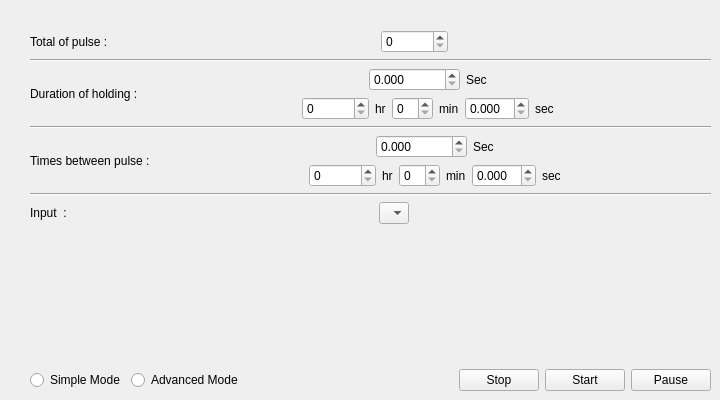
          <widget class="QWidget" name="tab_2">
           <attribute name="title">
            <string>Automatic Pulse Simulation Menu</string>
           </attribute>
           <widget class="QWidget" name="layoutWidget_2">
            <property name="geometry">
             <rect>
              <x>30</x>
              <y>30</y>
              <width>681</width>
              <height>361</height>
             </rect>
            </property>
            <layout class="QVBoxLayout" name="automatic_pulse_layout">
             <item>
              <layout class="QHBoxLayout" name="horizontalLayout_17">
               <item>
                <widget class="QLabel" name="label_12">
                 <property name="text">
                  <string>Total of pulse : </string>
                 </property>
                </widget>
               </item>
               <item>
                <spacer name="horizontalSpacer_18">
                 <property name="orientation">
                  <enum>Qt::Horizontal</enum>
                 </property>
                 <property name="sizeHint" stdset="0">
                  <size>
                   <width>40</width>
                   <height>20</height>
                  </size>
                 </property>
                </spacer>
               </item>
               <item>
                <widget class="QSpinBox" name="total_pulse">
                 <property name="maximum">
                  <number>20000000</number>
                 </property>
                 <property name="value">
                  <number>0</number>
                 </property>
                </widget>
               </item>
               <item>
                <spacer name="horizontalSpacer_26">
                 <property name="orientation">
                  <enum>Qt::Horizontal</enum>
                 </property>
                 <property name="sizeHint" stdset="0">
                  <size>
                   <width>40</width>
                   <height>20</height>
                  </size>
                 </property>
                </spacer>
               </item>
              </layout>
             </item>
             <item>
              <widget class="Line" name="line_27">
               <property name="orientation">
                <enum>Qt::Horizontal</enum>
               </property>
              </widget>
             </item>
             <item>
              <layout class="QHBoxLayout" name="horizontalLayout_16">
               <item>
                <widget class="QLabel" name="label_11">
                 <property name="text">
                  <string>Duration of holding :</string>
                 </property>
                </widget>
               </item>
               <item>
                <layout class="QVBoxLayout" name="verticalLayout_7">
                 <item>
                  <layout class="QHBoxLayout" name="horizontalLayout_19">
                   <item>
                    <spacer name="horizontalSpacer_19">
                     <property name="orientation">
                      <enum>Qt::Horizontal</enum>
                     </property>
                     <property name="sizeHint" stdset="0">
                      <size>
                       <width>40</width>
                       <height>20</height>
                      </size>
                     </property>
                    </spacer>
                   </item>
                   <item>
                    <widget class="QDoubleSpinBox" name="holding_duration_total_sec">
                     <property name="decimals">
                      <number>3</number>
                     </property>
                     <property name="maximum">
                      <double>999999999999.989990234375000</double>
                     </property>
                    </widget>
                   </item>
                   <item>
                    <widget class="QLabel" name="label_13">
                     <property name="text">
                      <string>Sec</string>
                     </property>
                    </widget>
                   </item>
                   <item>
                    <spacer name="horizontalSpacer_20">
                     <property name="orientation">
                      <enum>Qt::Horizontal</enum>
                     </property>
                     <property name="sizeHint" stdset="0">
                      <size>
                       <width>40</width>
                       <height>20</height>
                      </size>
                     </property>
                    </spacer>
                   </item>
                  </layout>
                 </item>
                 <item>
                  <layout class="QHBoxLayout" name="horizontalLayout_21">
                   <item>
                    <spacer name="horizontalSpacer_16">
                     <property name="orientation">
                      <enum>Qt::Horizontal</enum>
                     </property>
                     <property name="sizeHint" stdset="0">
                      <size>
                       <width>40</width>
                       <height>20</height>
                      </size>
                     </property>
                    </spacer>
                   </item>
                   <item>
                    <widget class="QSpinBox" name="holding_duration_hr">
                     <property name="maximum">
                      <number>1000000000</number>
                     </property>
                    </widget>
                   </item>
                   <item>
                    <widget class="QLabel" name="label_15">
                     <property name="text">
                      <string>hr</string>
                     </property>
                    </widget>
                   </item>
                   <item>
                    <widget class="QSpinBox" name="holding_duration_min">
                     <property name="maximum">
                      <number>59</number>
                     </property>
                    </widget>
                   </item>
                   <item>
                    <widget class="QLabel" name="label_16">
                     <property name="text">
                      <string>min</string>
                     </property>
                    </widget>
                   </item>
                   <item>
                    <widget class="QDoubleSpinBox" name="holding_duration_sec">
                     <property name="decimals">
                      <number>3</number>
                     </property>
                     <property name="maximum">
                      <double>59.999000000000002</double>
                     </property>
                     <property name="singleStep">
                      <double>1.000000000000000</double>
                     </property>
                    </widget>
                   </item>
                   <item>
                    <widget class="QLabel" name="label_14">
                     <property name="text">
                      <string>sec</string>
                     </property>
                    </widget>
                   </item>
                   <item>
                    <spacer name="horizontalSpacer_13">
                     <property name="orientation">
                      <enum>Qt::Horizontal</enum>
                     </property>
                     <property name="sizeHint" stdset="0">
                      <size>
                       <width>40</width>
                       <height>20</height>
                      </size>
                     </property>
                    </spacer>
                   </item>
                  </layout>
                 </item>
                </layout>
               </item>
              </layout>
             </item>
             <item>
              <widget class="Line" name="line_33">
               <property name="orientation">
                <enum>Qt::Horizontal</enum>
               </property>
              </widget>
             </item>
             <item>
              <layout class="QHBoxLayout" name="horizontalLayout_22">
               <item>
                <widget class="QLabel" name="label_17">
                 <property name="text">
                  <string>Times between pulse : </string>
                 </property>
                </widget>
               </item>
               <item>
                <layout class="QVBoxLayout" name="verticalLayout_8">
                 <item>
                  <layout class="QHBoxLayout" name="horizontalLayout_23">
                   <item>
                    <spacer name="horizontalSpacer_21">
                     <property name="orientation">
                      <enum>Qt::Horizontal</enum>
                     </property>
                     <property name="sizeHint" stdset="0">
                      <size>
                       <width>40</width>
                       <height>20</height>
                      </size>
                     </property>
                    </spacer>
                   </item>
                   <item>
                    <widget class="QDoubleSpinBox" name="time_between_total_sec">
                     <property name="decimals">
                      <number>3</number>
                     </property>
                     <property name="maximum">
                      <double>999999999999.989990234375000</double>
                     </property>
                    </widget>
                   </item>
                   <item>
                    <widget class="QLabel" name="label_18">
                     <property name="text">
                      <string>Sec</string>
                     </property>
                    </widget>
                   </item>
                   <item>
                    <spacer name="horizontalSpacer_22">
                     <property name="orientation">
                      <enum>Qt::Horizontal</enum>
                     </property>
                     <property name="sizeHint" stdset="0">
                      <size>
                       <width>40</width>
                       <height>20</height>
                      </size>
                     </property>
                    </spacer>
                   </item>
                  </layout>
                 </item>
                 <item>
                  <layout class="QHBoxLayout" name="horizontalLayout_24">
                   <item>
                    <spacer name="horizontalSpacer_23">
                     <property name="orientation">
                      <enum>Qt::Horizontal</enum>
                     </property>
                     <property name="sizeHint" stdset="0">
                      <size>
                       <width>40</width>
                       <height>20</height>
                      </size>
                     </property>
                    </spacer>
                   </item>
                   <item>
                    <widget class="QSpinBox" name="time_between_hr">
                     <property name="maximum">
                      <number>1000000000</number>
                     </property>
                    </widget>
                   </item>
                   <item>
                    <widget class="QLabel" name="label_19">
                     <property name="text">
                      <string>hr</string>
                     </property>
                    </widget>
                   </item>
                   <item>
                    <widget class="QSpinBox" name="time_between_min">
                     <property name="maximum">
                      <number>59</number>
                     </property>
                    </widget>
                   </item>
                   <item>
                    <widget class="QLabel" name="label_20">
                     <property name="text">
                      <string>min</string>
                     </property>
                    </widget>
                   </item>
                   <item>
                    <widget class="QDoubleSpinBox" name="time_between_sec">
                     <property name="decimals">
                      <number>3</number>
                     </property>
                     <property name="maximum">
                      <double>59.999000000000002</double>
                     </property>
                    </widget>
                   </item>
                   <item>
                    <widget class="QLabel" name="label_21">
                     <property name="text">
                      <string>sec</string>
                     </property>
                    </widget>
                   </item>
                   <item>
                    <spacer name="horizontalSpacer_25">
                     <property name="orientation">
                      <enum>Qt::Horizontal</enum>
                     </property>
                     <property name="sizeHint" stdset="0">
                      <size>
                       <width>40</width>
                       <height>20</height>
                      </size>
                     </property>
                    </spacer>
                   </item>
                  </layout>
                 </item>
                </layout>
               </item>
              </layout>
             </item>
             <item>
              <widget class="Line" name="line_34">
               <property name="orientation">
                <enum>Qt::Horizontal</enum>
               </property>
              </widget>
             </item>
             <item>
              <layout class="QHBoxLayout" name="horizontalLayout_25">
               <item>
                <widget class="QLabel" name="label_22">
                 <property name="text">
                  <string>Input  : </string>
                 </property>
                </widget>
               </item>
               <item>
                <spacer name="horizontalSpacer_27">
                 <property name="orientation">
                  <enum>Qt::Horizontal</enum>
                 </property>
                 <property name="sizeHint" stdset="0">
                  <size>
                   <width>40</width>
                   <height>20</height>
                  </size>
                 </property>
                </spacer>
               </item>
               <item>
                <widget class="QComboBox" name="input_selection">
                 <property name="currentText">
                  <string/>
                 </property>
                 <item>
                  <property name="text">
                   <string/>
                  </property>
                 </item>
                </widget>
               </item>
               <item>
                <spacer name="horizontalSpacer_29">
                 <property name="orientation">
                  <enum>Qt::Horizontal</enum>
                 </property>
                 <property name="sizeHint" stdset="0">
                  <size>
                   <width>40</width>
                   <height>20</height>
                  </size>
                 </property>
                </spacer>
               </item>
              </layout>
             </item>
             <item>
              <spacer name="verticalSpacer_7">
               <property name="orientation">
                <enum>Qt::Vertical</enum>
               </property>
               <property name="sizeHint" stdset="0">
                <size>
                 <width>20</width>
                 <height>40</height>
                </size>
               </property>
              </spacer>
             </item>
             <item>
              <layout class="QHBoxLayout" name="horizontalLayout_27">
               <item>
                <widget class="QRadioButton" name="automatic_pulse_simple_mode">
                 <property name="text">
                  <string>Simple Mode</string>
                 </property>
                </widget>
               </item>
               <item>
                <widget class="QRadioButton" name="automatic_pulse_advanced_mode">
                 <property name="text">
                  <string>Advanced Mode</string>
                 </property>
                </widget>
               </item>
               <item>
                <spacer name="horizontalSpacer_28">
                 <property name="orientation">
                  <enum>Qt::Horizontal</enum>
                 </property>
                 <property name="sizeHint" stdset="0">
                  <size>
                   <width>40</width>
                   <height>20</height>
                  </size>
                 </property>
                </spacer>
               </item>
               <item>
                <widget class="QPushButton" name="stop_btn">
                 <property name="text">
                  <string>Stop</string>
                 </property>
                </widget>
               </item>
               <item>
                <widget class="QPushButton" name="start_btn">
                 <property name="text">
                  <string>Start</string>
                 </property>
                </widget>
               </item>
               <item>
                <widget class="QPushButton" name="pause_btn">
                 <property name="text">
                  <string>Pause</string>
                 </property>
                </widget>
               </item>
              </layout>
             </item>
            </layout>
           </widget>
          </widget>
